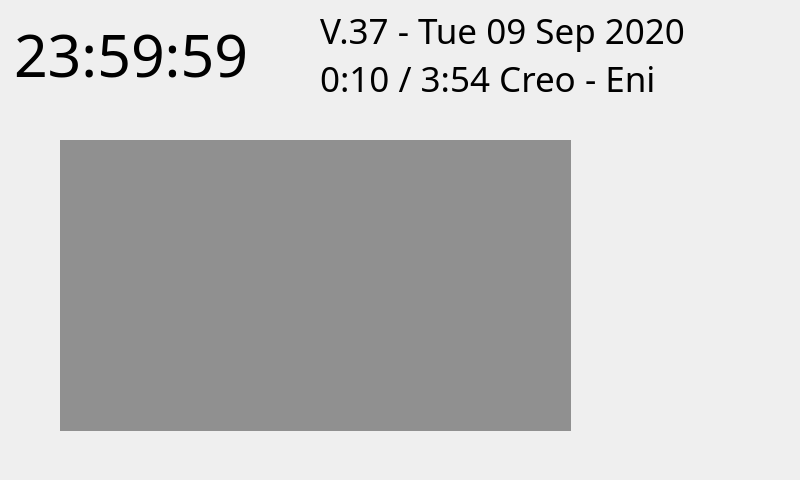
<?xml version="1.0" encoding="UTF-8"?>
<ui version="4.0">
 <class>MainWindow</class>
 <widget class="QMainWindow" name="MainWindow">
  <property name="geometry">
   <rect>
    <x>0</x>
    <y>0</y>
    <width>800</width>
    <height>480</height>
   </rect>
  </property>
  <property name="windowTitle">
   <string>MainWindow</string>
  </property>
  <property name="styleSheet">
   <string notr="true">#MainWindow {background-image: url(:/image/assets/background.png);}</string>
  </property>
  <widget class="QWidget" name="centralwidget">
   <widget class="QLabel" name="time_string">
    <property name="geometry">
     <rect>
      <x>14</x>
      <y>18</y>
      <width>300</width>
      <height>71</height>
     </rect>
    </property>
    <property name="font">
     <font>
      <family>Cascadia Mono</family>
      <pointsize>44</pointsize>
     </font>
    </property>
    <property name="text">
     <string>23:59:59</string>
    </property>
   </widget>
   <widget class="QStackedWidget" name="stackedWidget">
    <property name="geometry">
     <rect>
      <x>60</x>
      <y>140</y>
      <width>511</width>
      <height>291</height>
     </rect>
    </property>
    <property name="styleSheet">
     <string notr="true">background-color: #909090</string>
    </property>
   </widget>
   <widget class="QLabel" name="date_string">
    <property name="geometry">
     <rect>
      <x>320</x>
      <y>0</y>
      <width>481</width>
      <height>61</height>
     </rect>
    </property>
    <property name="font">
     <font>
      <family>Cascadia Mono</family>
      <pointsize>26</pointsize>
     </font>
    </property>
    <property name="text">
     <string>V.37 - Tue 09 Sep 2020</string>
    </property>
   </widget>
   <widget class="QLabel" name="music_string">
    <property name="geometry">
     <rect>
      <x>320</x>
      <y>48</y>
      <width>481</width>
      <height>61</height>
     </rect>
    </property>
    <property name="font">
     <font>
      <family>Cascadia Mono</family>
      <pointsize>26</pointsize>
     </font>
    </property>
    <property name="text">
     <string>0:10 / 3:54 Creo - Eni</string>
    </property>
   </widget>
  </widget>
  <action name="actionHello_There">
   <property name="text">
    <string>Hello There</string>
   </property>
   <property name="shortcut">
    <string>Ctrl+F13</string>
   </property>
  </action>
 </widget>
 <resources>
  <include location="test_recource.qrc"/>
 </resources>
 <connections/>
</ui>
